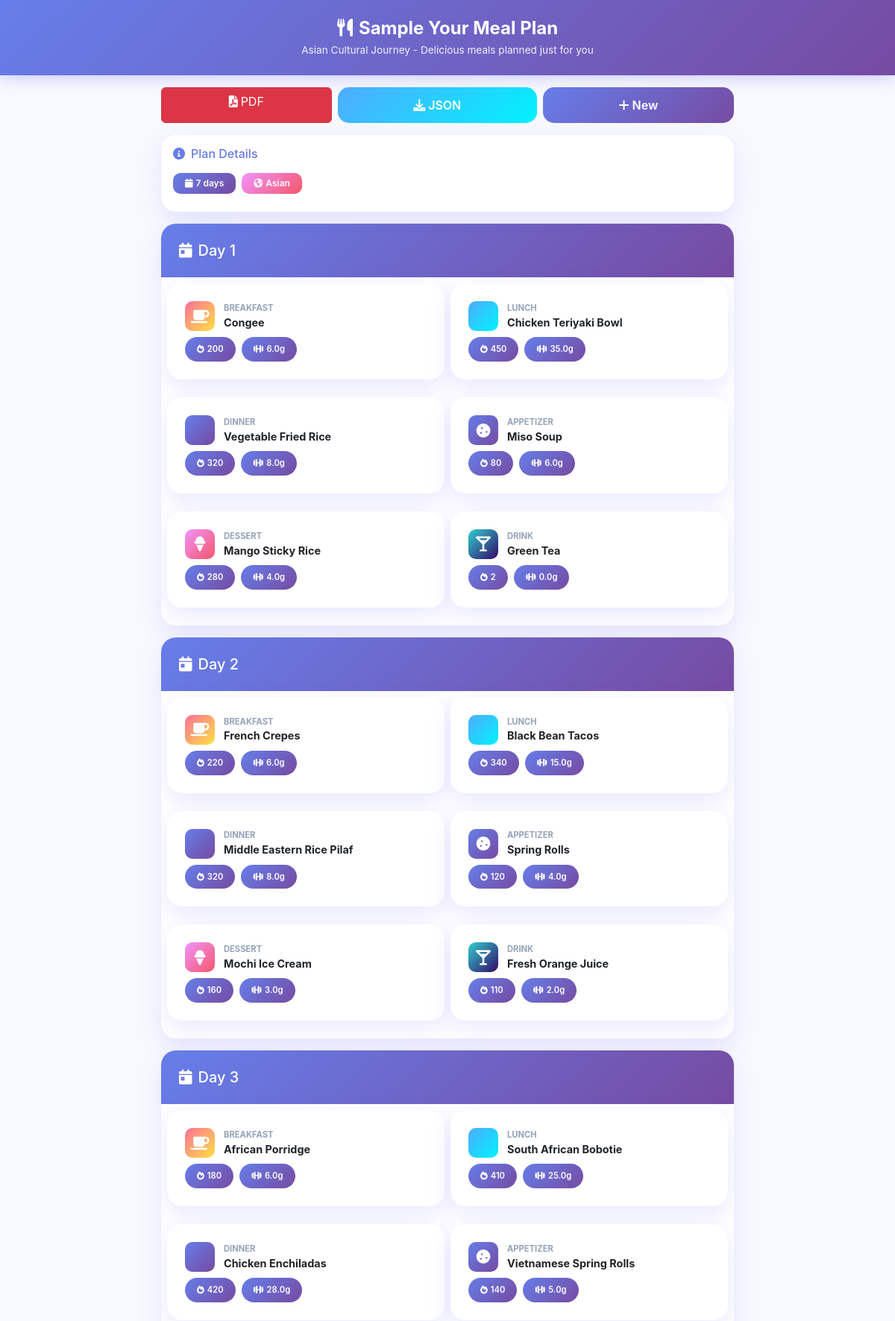
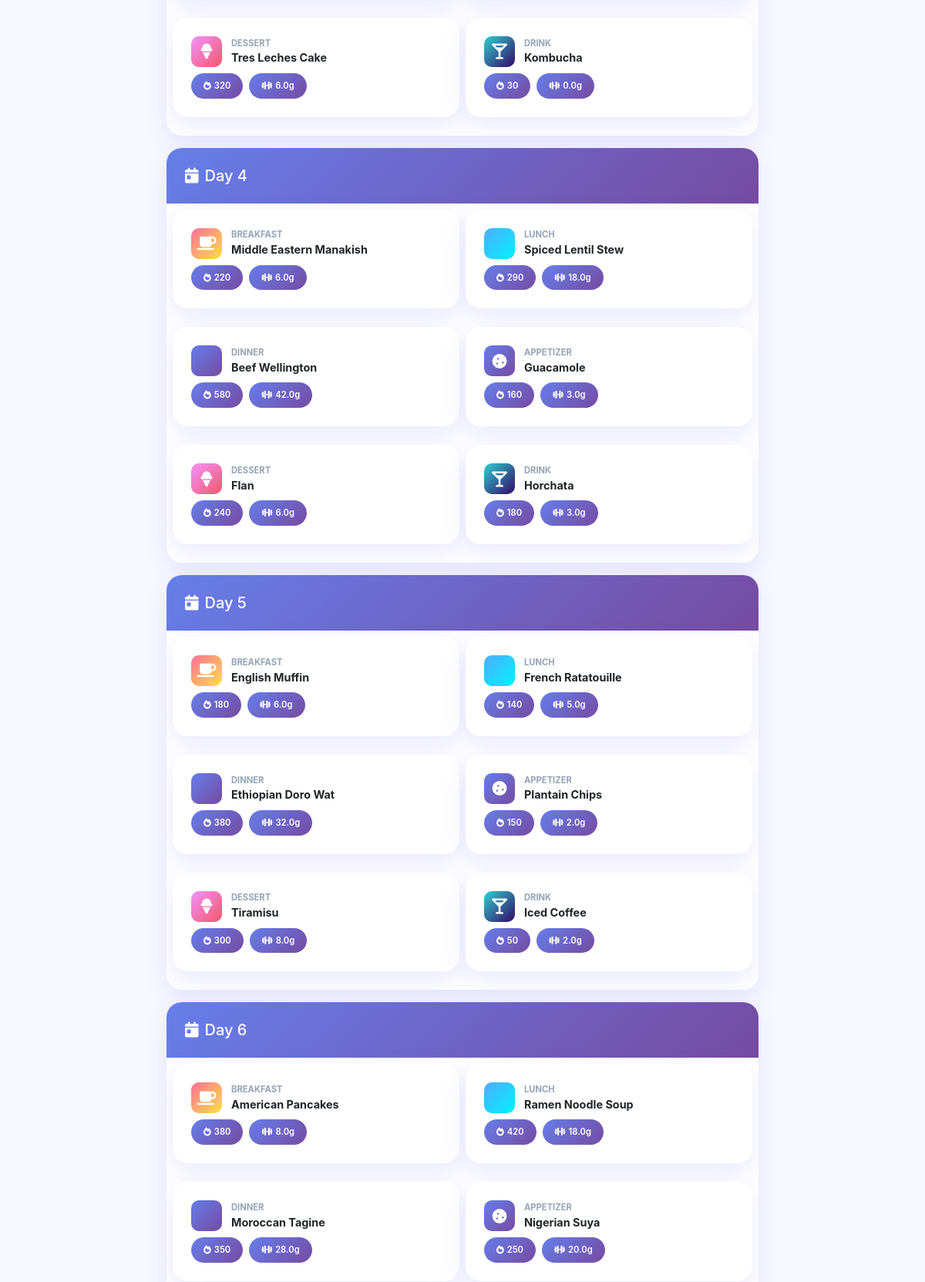
/generate_sample/asian (upper part), run on the app's committed database (2 pictures, top to bottom).
### tables this page shows
CREATE TABLE recipes (
        id INTEGER PRIMARY KEY AUTOINCREMENT,
        title TEXT NOT NULL,
        meal_type TEXT NOT NULL,
        instructions TEXT NOT NULL,
        calories INTEGER NOT NULL,
        protein REAL NOT NULL,
        carbs REAL NOT NULL,
        fat REAL NOT NULL
    );

### app.py (the view)
@app.route('/generate_sample/<culture>')
def generate_sample(culture):
    culture_map = {
        'asian': 'Asian',
        'hispanic': 'Hispanic',
        'african': 'African',
        'middle-eastern': 'Middle Eastern',
        'caucasian': 'Caucasian'
    }
    race = culture_map.get(culture.lower())
    if not race:
        return "Culture not found", 404
    meal_plan = generate_meal_plan(7, ingredients=None, dietary_prefs=None, race=race)
    shopping_list = calculate_missing_ingredients(meal_plan, [])
    session['current_meal_plan'] = meal_plan
    session['current_shopping_list'] = shopping_list
    session['plan_metadata'] = {
        'days': 7,
        'ingredients': [],
        'dietary_prefs': [],
        'race': race,
        'generated_at': datetime.now().isoformat(),
        'sample_plan': True,
        'culture': culture.title()
    }
    return render_template('meal_plan.html',
                         meal_plan=meal_plan,
                         shopping_list=shopping_list,
                         metadata=session['plan_metadata'],
                         is_sample=True)

### app.py (called while the page is built)
def get_db():
    if 'db' not in g:
        g.db = sqlite3.connect(DATABASE)
        g.db.row_factory = sqlite3.Row
    return g.db

def get_db_connection():
    return get_db()

### templates/meal_plan.html (shortened to what this page needs)
{% extends "base.html" %}
{% block header_title %}{% if is_sample %}Sample {% endif %}Your Meal Plan{% endblock %}
{% block header_subtitle %}{% if is_sample %}{{ metadata.culture }} Cultural Journey - {% endif %}Delicious meals planned just for you{% endblock %}
{% block content %}
<div class="d-flex gap-2 mb-3 flex-wrap">
    <a href="{{ url_for('export_pdf') }}" class="btn btn-danger flex-fill">
        <i class="fas fa-file-pdf me-1"></i>PDF
    </a>
    <a href="{{ url_for('export_json') }}" class="btn btn-success flex-fill">
        <i class="fas fa-download me-1"></i>JSON
    </a>
    <a href="{{ url_for('index') }}" class="btn btn-primary flex-fill">
        <i class="fas fa-plus me-1"></i>New
    </a>
</div>
{% if metadata %}
<div class="card mb-3">
    <div class="card-body">
        <h6 class="gradient-text mb-3"><i class="fas fa-circle-info me-2"></i>Plan Details</h6>
        <div class="d-flex flex-wrap gap-2 mb-2">
            <span class="badge" style="background: var(--primary-gradient);">
                <i class="fas fa-calendar me-1"></i>{{ metadata.days }} days
            </span>
            {% if metadata.race %}
            <span class="badge" style="background: var(--secondary-gradient);">
                <i class="fas fa-earth-americas me-1"></i>{{ metadata.race }}
            </span>
            {% endif %}
        </div>
    </div>
</div>
{% endif %}
{% for day, meals in meal_plan.items() %}
<div class="card mb-3">
    <div class="card-header">
        <h5 class="mb-0"><i class="fas fa-calendar-day me-2"></i>{{ day }}</h5>
    </div>
    <div class="card-body p-2">
        <div class="row g-2">
            {% for meal_type, recipe in meals.items() %}
            {% if recipe %}
            <div class="col-6">
                <a href="{{ url_for('recipe_detail', recipe_id=recipe.id) }}" class="recipe-link">
                    <div class="meal-card">
                        <div class="d-flex align-items-center mb-2">
                            <div style="background: {% if meal_type == 'breakfast' %}var(--warning-gradient){% elif meal_type == 'lunch' %}var(--success-gradient){% elif meal_type == 'dinner' %}var(--primary-gradient){% elif meal_type == 'dessert' %}var(--secondary-gradient){% elif meal_type == 'drink' %}var(--info-gradient){% else %}var(--primary-gradient){% endif %}; width: 40px; height: 40px; border-radius: 10px; display: flex; align-items: center; justify-content: center; margin-right: 0.75rem;">
                                <i class="fas fa-{{ 'mug-saucer' if meal_type == 'breakfast' else 'bowl-food' if meal_type == 'lunch' else 'plate-wheat' if meal_type == 'dinner' else 'ice-cream' if meal_type == 'dessert' else 'martini-glass' if meal_type == 'drink' else 'cookie' }} fa-lg" style="color: white;"></i>
                            </div>
                            <div style="flex: 1; min-width: 0;">
                                <div class="text-uppercase fw-bold" style="font-size: 0.7rem; color: #94A3B8;">{{ meal_type }}</div>
                                <div class="fw-bold" style="font-size: 0.9rem; overflow: hidden; text-overflow: ellipsis; white-space: nowrap;">{{ recipe.title }}</div>
                            </div>
                        </div>
                        <div class="d-flex gap-2 flex-wrap">
                            <span class="nutrition-badge" style="font-size: 0.7rem;">
                                <i class="fas fa-fire me-1"></i>{{ recipe.calories }}
                            </span>
                            <span class="nutrition-badge" style="font-size: 0.7rem;">
                                <i class="fas fa-dumbbell me-1"></i>{{ recipe.protein }}g
                            </span>
                        </div>
                    </div>
                </a>
            </div>
            {% endif %}
            {% endfor %}
        </div>
    </div>
</div>
{% endfor %}
{% endblock %}

### templates/base.html (style rules this page uses)
:root { --primary-gradient: linear-gradient(135deg, #667eea 0%, #764ba2 100%); --secondary-gradient: linear-gradient(135deg, #f093fb 0%, #f5576c 100%); --success-gradient: linear-gradient(135deg, #4facfe 0%, #00f2fe 100%); --warning-gradient: linear-gradient(135deg, #fa709a 0%, #fee140 100%); --info-gradient: linear-gradient(135deg, #30cfd0 0%, #330867 100%); --primary-color: #6C63FF; --secondary-color: #FF6B9D; --accent-color: #FEC163; --bg-color: #F8F9FE; --text-dark: #2D3748; --shadow: 0 10px 30px rgba(108, 99, 255, 0.15); --shadow-lg: 0 20px 60px rgba(108, 99, 255, 0.25); }
* { margin: 0; padding: 0; box-sizing: border-box; }
body { font-family: -apple-system, BlinkMacSystemFont, 'Segoe UI', Roboto, 'Helvetica Neue', Arial, sans-serif; background: var(--bg-color); color: var(--text-dark); padding-bottom: 80px; min-height: 100vh; }
.meal-card { background: white; border-radius: 20px; padding: 1.5rem; margin-bottom: 1rem; box-shadow: var(--shadow); transition: all 0.3s ease; border: none; }
.card { border-radius: 20px; border: none; box-shadow: var(--shadow); overflow: hidden; }
.card-header { background: var(--primary-gradient); color: white; border: none; padding: 1.5rem; }
.btn-primary { background: var(--primary-gradient); border: none; border-radius: 15px; padding: 0.75rem 1.5rem; font-weight: 600; transition: all 0.3s ease; }
.btn-success { background: var(--success-gradient); border: none; border-radius: 15px; padding: 0.75rem 1.5rem; font-weight: 600; }
.nutrition-badge { background: var(--primary-gradient); color: white; padding: 0.5rem 1rem; border-radius: 20px; font-size: 0.85rem; font-weight: 600; }
.recipe-link { color: inherit; text-decoration: none; display: block; }
.gradient-text { background: var(--primary-gradient); -webkit-background-clip: text; -webkit-text-fill-color: transparent; background-clip: text; }
.badge { border-radius: 10px; padding: 0.5rem 1rem; font-weight: 600; }

### data on the page
recipes: title "Congee", calories "200", protein "6.0"
recipes: title "Chicken Teriyaki Bowl", calories "450", protein "35.0"
recipes: title "Vegetable Fried Rice", calories "320", protein "8.0"
recipes: title "Miso Soup", calories "80", protein "6.0"
recipes: title "Mango Sticky Rice", calories "280", protein "4.0"
recipes: title "Green Tea", calories "2", protein "0.0"
recipes: title "French Crepes", calories "220", protein "6.0"
recipes: title "Black Bean Tacos", calories "340", protein "15.0"
recipes: title "Middle Eastern Rice Pilaf", calories "320", protein "8.0"
recipes: title "Spring Rolls", calories "120", protein "4.0"
recipes: title "Mochi Ice Cream", calories "160", protein "3.0"
recipes: title "Fresh Orange Juice", calories "110", protein "2.0"
recipes: title "African Porridge", calories "180", protein "6.0"
recipes: title "South African Bobotie", calories "410", protein "25.0"
recipes: title "Chicken Enchiladas", calories "420", protein "28.0"
recipes: title "Vietnamese Spring Rolls", calories "140", protein "5.0"
recipes: title "Tres Leches Cake", calories "320", protein "6.0"
recipes: title "Kombucha", calories "30", protein "0.0"
recipes: title "Middle Eastern Manakish", calories "220", protein "6.0"
recipes: title "Spiced Lentil Stew", calories "290", protein "18.0"
recipes: title "Beef Wellington", calories "580", protein "42.0"
recipes: title "Guacamole", calories "160", protein "3.0"
recipes: title "Flan", calories "240", protein "6.0"
recipes: title "Horchata", calories "180", protein "3.0"
recipes: title "English Muffin", calories "180", protein "6.0"
recipes: title "French Ratatouille", calories "140", protein "5.0"
recipes: title "Ethiopian Doro Wat", calories "380", protein "32.0"
recipes: title "Plantain Chips", calories "150", protein "2.0"
recipes: title "Tiramisu", calories "300", protein "8.0"
recipes: title "Iced Coffee", calories "50", protein "2.0"
recipes: title "American Pancakes", calories "380", protein "8.0"
recipes: title "Ramen Noodle Soup", calories "420", protein "18.0"
recipes: title "Moroccan Tagine", calories "350", protein "28.0"
recipes: title "Nigerian Suya", calories "250", protein "20.0"

### other printed values
{{ metadata.culture }} "Asian"
{{ metadata.days }} "7"
{{ metadata.race }} "Asian"
{{ day }} "Day 1" "Day 2" "Day 3" "Day 4" "Day 5" "Day 6"
{{ meal_type }} "BREAKFAST" "LUNCH" "DINNER" "APPETIZER" "DESSERT" "DRINK" "BREAKFAST" "LUNCH" "DINNER" "APPETIZER" "DESSERT" "DRINK" "BREAKFAST" "LUNCH" "DINNER" "APPETIZER" "DESSERT" "DRINK" "BREAKFAST" "LUNCH" "DINNER" "APPETIZER" "DESSERT" "DRINK" "BREAKFAST" "LUNCH" "DINNER" "APPETIZER" "DESSERT" "DRINK" "BREAKFAST" "LUNCH" "DINNER" "APPETIZER"
